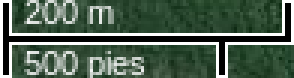
#> input picture images/Deforestacion_referencia.png, 98 x 26 px (shown 3 times larger); its folder holds only this picture in this run
$ python Ej4_segmentar_color.py --image ../images/Deforestacion_referencia.png
#> lines starting #> are read from the running program, lines starting #| are printed output that depends on the picture
#> further down, img is the input picture: shape (26, 98, 3); mean B, G, R 79.7, 96.6, 76.4
### TP4_Color/hist_channel.py
"""
Funcion para calcular el histograma por canal de color de una imagen,
en los espacios de color RGB y HSV.
"""

import cv2
import matplotlib.pyplot as plt

def hist_channel(img):
    # Calcular histograma por canal en el modelo de color RGB
    b, g, r = cv2.split(img)
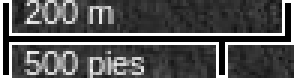
#> b: shape (26, 98) (shown 3 times larger); min 0, max 255, mean 79.7
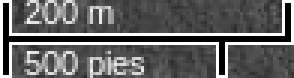
#> g: shape (26, 98) (shown 3 times larger); min 0, max 255, mean 96.6
    hist_r = cv2.calcHist([r], [0], None, [256], [0, 256])
#> hist_r = 256 values, max 288 at index 255, min 0 at index 1, mean 9.95
    hist_g = cv2.calcHist([g], [0], None, [256], [0, 256])
#> hist_g has the same summary as hist_r
    hist_b = cv2.calcHist([b], [0], None, [256], [0, 256])
#> hist_b has the same summary as hist_r

    # Calcular histograma por canal en el modelo de color HSV
    img_hsv = cv2.cvtColor(img, cv2.COLOR_BGR2HSV)
#> img_hsv: shape (26, 98, 3); mean H, S, V 50.4, 70.7, 96.6
    h, s, v = cv2.split(img_hsv)
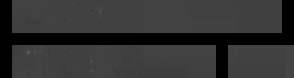
#> h: shape (26, 98) (shown 3 times larger); min 0, max 90, mean 50.4
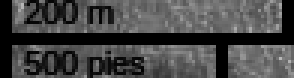
#> s: shape (26, 98) (shown 3 times larger); min 0, max 183, mean 70.7
    hist_h = cv2.calcHist([h], [0], None, [256], [0, 256])
#> hist_h = 256 values, max 590 at index 65, min 0 at index 1, mean 9.95
    hist_s = cv2.calcHist([s], [0], None, [256], [0, 256])
#> hist_s = 256 values, max 568 at index 0, min 0 at index 35, mean 9.95
    hist_v = cv2.calcHist([v], [0], None, [256], [0, 256])
#> hist_v has the same summary as hist_r

    # Graficar los histogramas
    fig, axs = plt.subplots(2, 3, figsize=(15, 10))
    axs[0, 0].plot(hist_r, color='red')
    axs[0, 0].set_title('Histograma de R (RGB)')
    axs[0, 1].plot(hist_g, color='green')
    axs[0, 1].set_title('Histograma de G (RGB)')
    axs[0, 2].plot(hist_b, color='blue')
    axs[0, 2].set_title('Histograma de B (RGB)')
    axs[1, 0].plot(hist_h, color='red')
    axs[1, 0].set_title('Histograma de H (HSV)')
    axs[1, 1].plot(hist_s, color='green')
    axs[1, 1].set_title('Histograma de S (HSV)')
    axs[1, 2].plot(hist_v, color='blue')
    axs[1, 2].set_title('Histograma de V (HSV)')
    plt.show()
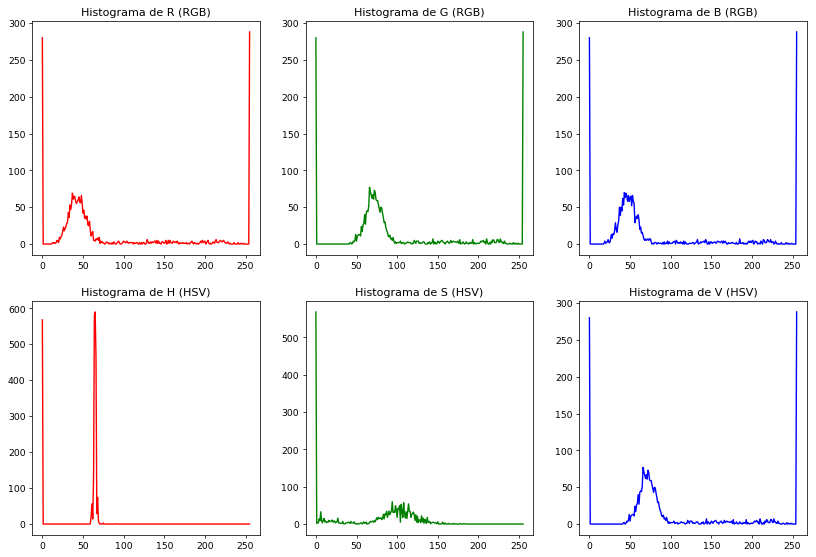
#> figure drawn by matplotlib, 6 panels; panel 1: curve peaks at x = 255, y = 288; panel 2: curve peaks at x = 255, y = 288; panel 3: curve peaks at x = 255, y = 288; panel 4: curve peaks at x = 65, y = 590

    return hist_r, hist_g, hist_b, hist_h, hist_s, hist_v

### TP4_Color/segment_color_rgb_sphere.py
import cv2
import numpy as np
import cvui
import color_slicing as cs

def segment_color_rgb_sphere(image):
    """
    Funcion para aplicar el rebanado de color en RGB con el metodo de la esfera.
    Se recibe una imagen y se define el color central "a" y el radio R0 de la esfera de color.
    """
    # Crear una ventana para la imagen y otra para los controles
    WINDOW_NAME = 'Imagen segmentada'
    WINDOW_NAME_CONTROLS = 'Controles'
    cvui.init(WINDOW_NAME)
    cvui.init(WINDOW_NAME_CONTROLS)

    # Inicializar los valores de R, G, B y R0
    R = [0]
    G = [0]
    B = [0]
    R0 = [50]

    # Inicializar el estado del checkbox
    checkbox_state = [False]

    # Crear un frame para contener los trackbars y el checkbox
    UI = np.zeros((450, 300, 3), np.uint8)

    while True:
        # Llenar el frame con negro
        UI[:] = (49, 52, 49)

        # Crear los trackbars para R, G, B y R0
        cvui.text(UI, 20, 20, 'R')
        cvui.trackbar(UI, 20, 40, 250, R, 0, 255)
        cvui.text(UI, 20, 100, 'G')
        cvui.trackbar(UI, 20, 120, 250, G, 0, 255)
        cvui.text(UI, 20, 190, 'B')
        cvui.trackbar(UI, 20, 210, 250, B, 0, 255)
        cvui.text(UI, 20, 280, 'R0')
        cvui.trackbar(UI, 20, 300, 250, R0, 0, 255)

        # Crear el checkbox para mostrar la imagen segmentada o la máscara
        cvui.checkbox(UI, 20, 380, 'Mostrar mascara', checkbox_state)

        # Crear el boton para salir del bucle
        if cvui.button(UI, 20, 410, 'Aceptar'):
            break

        # Aplicar el rebanado de color en RGB
        # Definir el color central "a" (en [B, G, R]) y el radio R0 de la esfera de color
        a = np.array([B[0], G[0], R[0]])    # ajustar color de piel
        img_sliced_rgb, mask = cs.color_slicing_rgb_sphere(image, a, R0[0])

        # Mostrar la imagen segmentada o la máscara, dependiendo del estado del checkbox
        if checkbox_state[0]:
            cv2.imshow(WINDOW_NAME, mask)
        else:
            cv2.imshow(WINDOW_NAME, img_sliced_rgb)

        # Mostrar los controles
        cvui.imshow(WINDOW_NAME_CONTROLS, UI)

        # Salir del bucle si se presiona la tecla ESC
        if cv2.waitKey(20) == 27:
            break

    # Cerrar todas las ventanas al salir del bucle
    cv2.destroyAllWindows()

    # Retornar la imagen segmentada y la mascara
    return img_sliced_rgb, mask

### TP4_Color/Ej4_segmentar_color.py
import os
os.chdir(os.path.dirname(os.path.abspath(__file__)))
import cv2
import numpy as np
import matplotlib.pyplot as plt
import argparse
import color_slicing as cs
import segment_color_hsv_image as sc_hsv
import segment_color_rgb_sphere as sc_sphere
import hist_channel as hc

"""
Segmentacion de color en los modelos de color RGB y HSV.
"""

PATH = '../images/'

# Si lo quiero usar desde consola:
# python Ej4_segmentar_color.py -im nombreImagen.png

DEFAULT_IMAGE = "futbol.jpg"

ap = argparse.ArgumentParser()
ap.add_argument("-im", "--image", required=False, help="path de la imagen a utilizar")
args = vars(ap.parse_args())

name_image = args["image"] if args["image"] else DEFAULT_IMAGE

img = cv2.imread(PATH + name_image)

#* Analizar histograma de la imagen original por canales de color
hist_r, hist_g, hist_b, hist_h, hist_s, hist_v = hc.hist_channel(img)
#> hist_g has the same summary as hist_r in hist_channel; hist_b has the same summary as hist_r in hist_channel; hist_v has the same summary as hist_r in hist_channel

#* Aplicar el rebanado de color en RGB
# Definir el color central "a" y el radio R0 de la esfera de color
# El color central "a" conviene definirlo tomando un px de la imagen original en la zona donde esta
# el color que nos interesa, porque no siempre sera un color puro.
# a = np.array([46, 43, 252])  # rojo de la camiseta del arbitro (BGR)
# R0 = 100
# img_sliced_rgb = cs.color_slicing_rgb_sphere(img, a, R0)
img_sliced_rgb, _ = sc_sphere.segment_color_rgb_sphere(img)   # para usar con trackbars
#> (the run stopped early here; a loop or call above may not have finished)

$ run again, on images/flores02.jpg
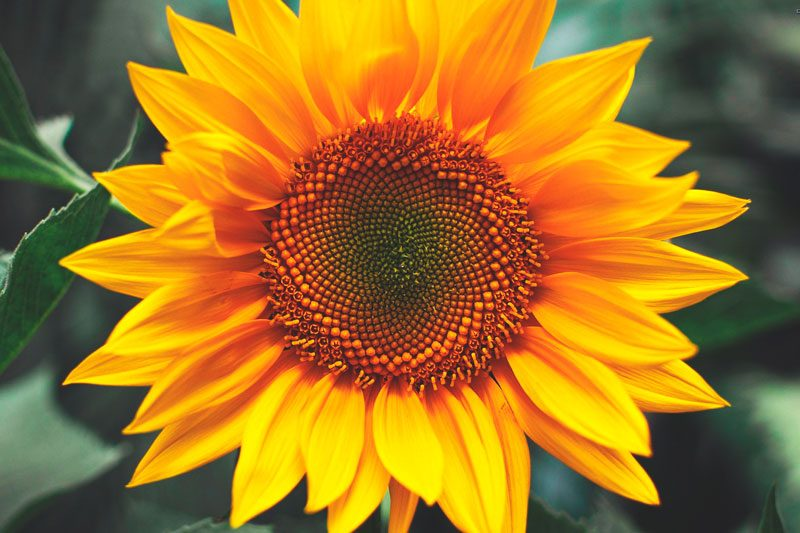
#> input picture images/flores02.jpg, 800 x 533 px
#> img is the input picture: shape (533, 800, 3); mean B, G, R 35.5, 116.9, 161.3
#> in hist_channel, `b, g, r = cv2.split(img)`:
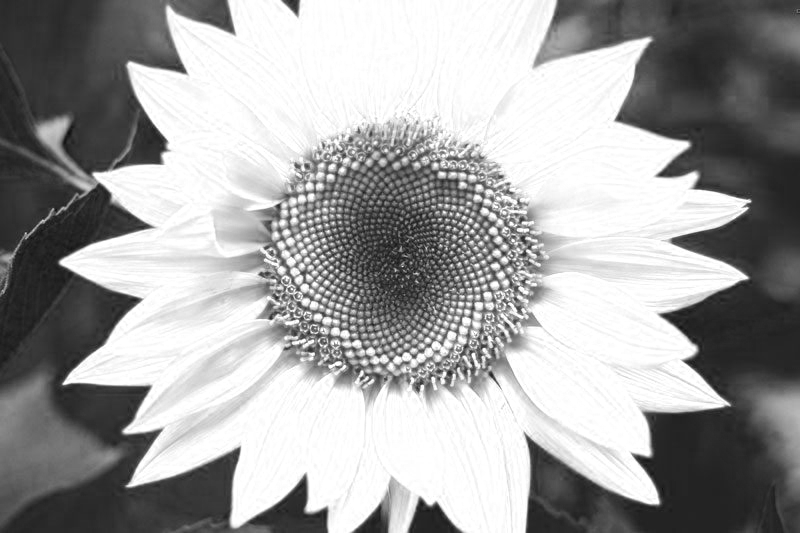
#> r: shape (533, 800); min 13, max 255, mean 161.3
#> in hist_channel, `hist_r = cv2.calcHist([r], [0], None, [256], [0, 256])`: hist_r = 256 values, max 73233 at index 255, min 0 at index 0, mean 1665.6
#> in hist_channel, `hist_g = cv2.calcHist([g], [0], None, [256], [0, 256])`: hist_g = 256 values, max 5332 at index 37, min 2 at index 1, mean 1665.6
#> in hist_channel, `hist_b = cv2.calcHist([b], [0], None, [256], [0, 256])`: hist_b = 256 values, max 43883 at index 0, min 0 at index 204, mean 1665.6
#> img_hsv: shape (533, 800, 3); mean H, S, V 38.8, 164, 167.5
#> in hist_channel, `h, s, v = cv2.split(img_hsv)`:
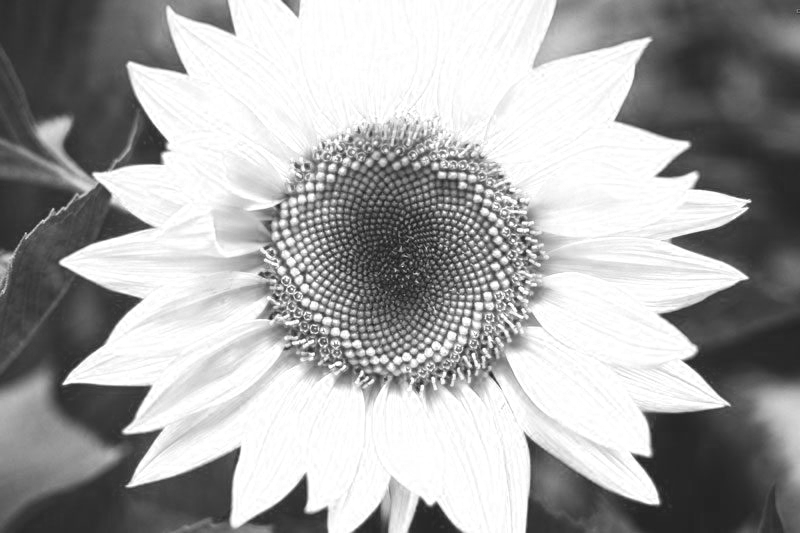
#> v: shape (533, 800); min 23, max 255, mean 167.5
#> in hist_channel, `hist_h = cv2.calcHist([h], [0], None, [256], [0, 256])`: hist_h = 256 values, max 15764 at index 21, min 0 at index 121, mean 1665.6
#> in hist_channel, `hist_s = cv2.calcHist([s], [0], None, [256], [0, 256])`: hist_s = 256 values, max 43885 at index 255, min 0 at index 1, mean 1665.6
#> in hist_channel, `hist_v = cv2.calcHist([v], [0], None, [256], [0, 256])`: hist_v = 256 values, max 73238 at index 255, min 0 at index 0, mean 1665.6

$ run again, on images/Deforestacion_zona_delimitada.png
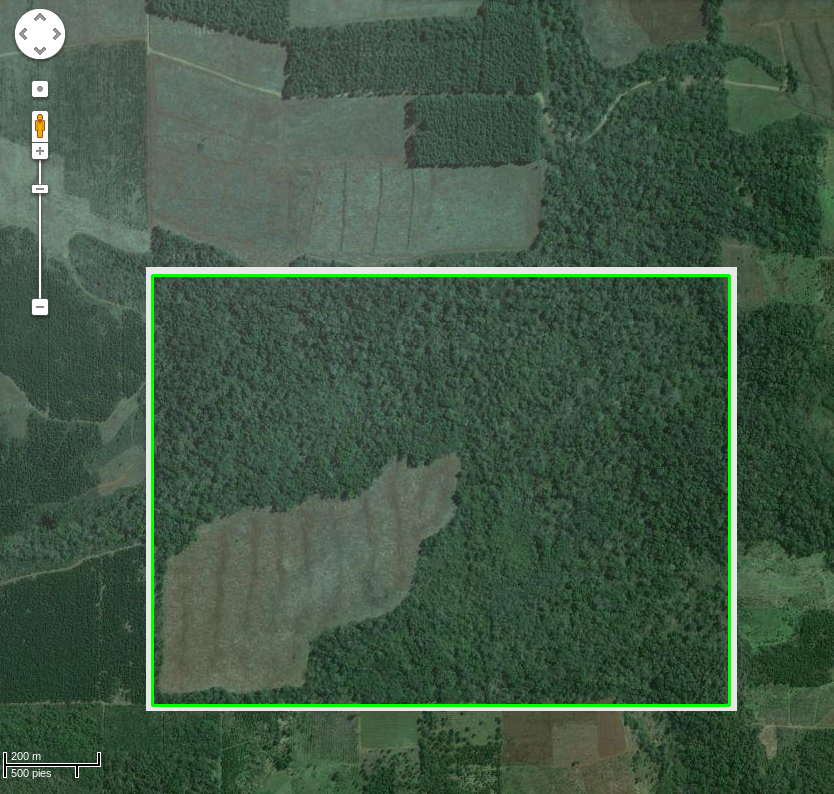
#> input picture images/Deforestacion_zona_delimitada.png, 834 x 794 px
#> img is the input picture: shape (794, 834, 3); mean B, G, R 70.5, 89.8, 66.4
#> in hist_channel, `b, g, r = cv2.split(img)`:
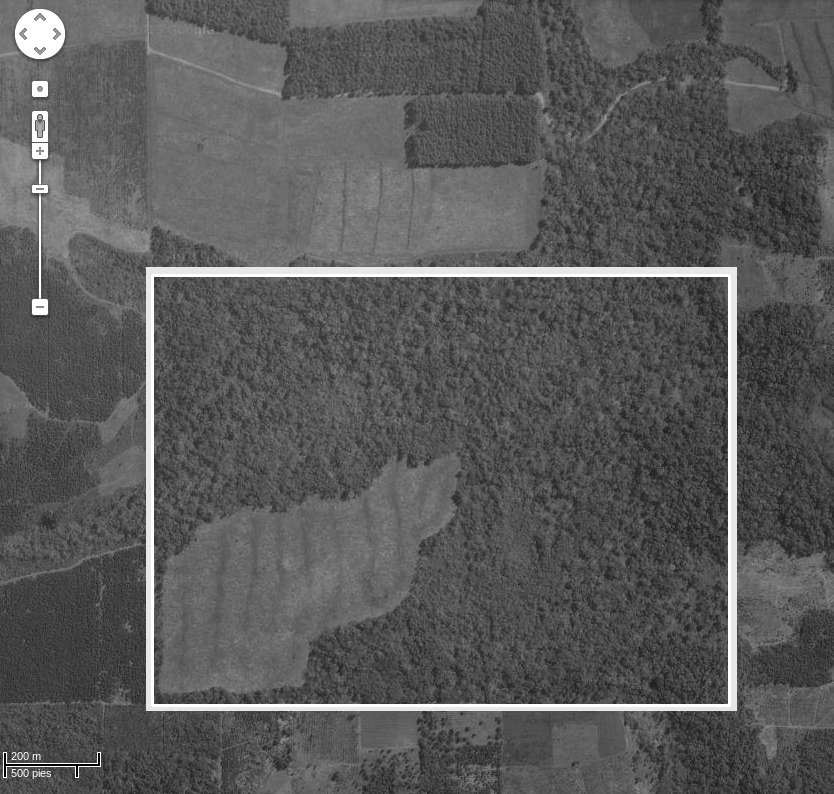
#> g: shape (794, 834); min 0, max 255, mean 89.8
#> in hist_channel, `hist_r = cv2.calcHist([r], [0], None, [256], [0, 256])`: hist_r = 256 values, max 11367 at index 58, min 0 at index 181, mean 2586.7
#> in hist_channel, `hist_g = cv2.calcHist([g], [0], None, [256], [0, 256])`: hist_g = 256 values, max 12804 at index 81, min 0 at index 1, mean 2586.7
#> in hist_channel, `hist_b = cv2.calcHist([b], [0], None, [256], [0, 256])`: hist_b = 256 values, max 12402 at index 66, min 0 at index 180, mean 2586.7
#> img_hsv: shape (794, 834, 3); mean H, S, V 64.6, 73.5, 89.8
#> in hist_channel, `h, s, v = cv2.split(img_hsv)`:
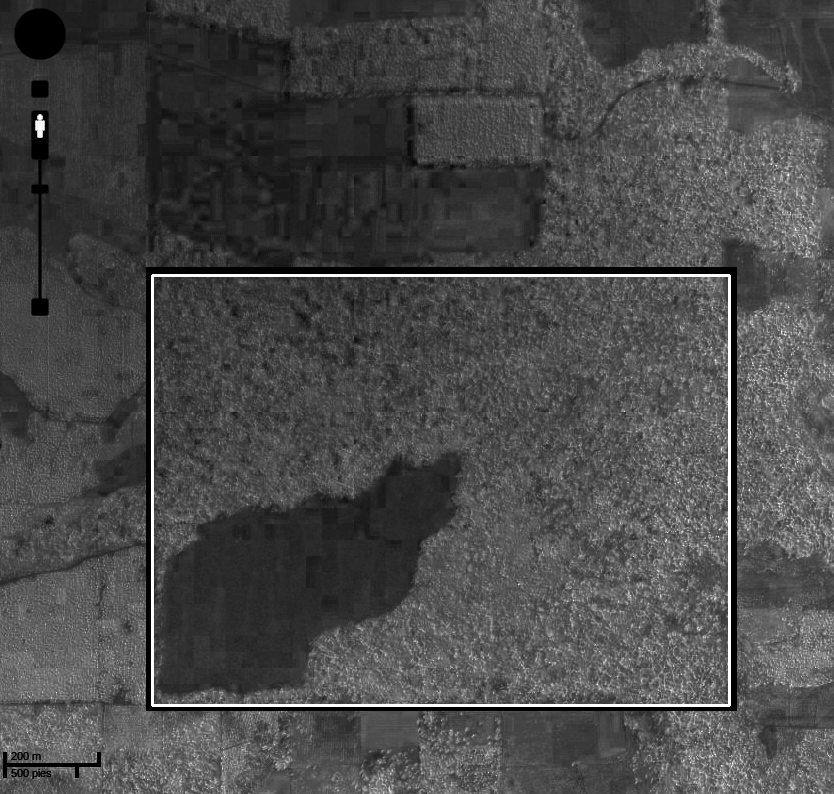
#> s: shape (794, 834); min 0, max 255, mean 73.5
#> in hist_channel, `hist_h = cv2.calcHist([h], [0], None, [256], [0, 256])`: hist_h = 256 values, max 77632 at index 72, min 0 at index 1, mean 2586.7
#> in hist_channel, `hist_s = cv2.calcHist([s], [0], None, [256], [0, 256])`: hist_s = 256 values, max 10587 at index 72, min 0 at index 192, mean 2586.7
#> in hist_channel, `hist_v = cv2.calcHist([v], [0], None, [256], [0, 256])`: hist_v = 256 values, max 12781 at index 79, min 0 at index 1, mean 2586.7
